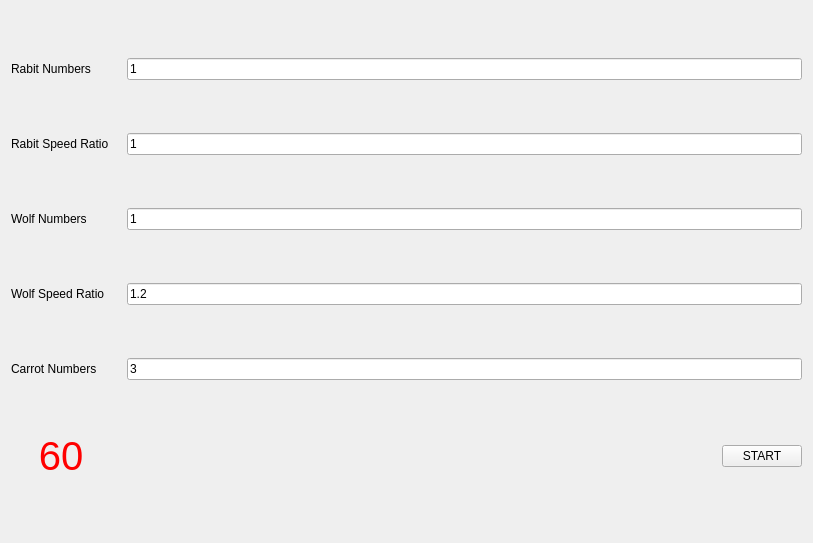
<?xml version="1.0" encoding="UTF-8"?>
<ui version="4.0">
 <class>MainWindow</class>
 <widget class="QWidget" name="MainWindow">
  <property name="geometry">
   <rect>
    <x>0</x>
    <y>0</y>
    <width>813</width>
    <height>543</height>
   </rect>
  </property>
  <property name="windowTitle">
   <string>MainWindow</string>
  </property>
  <layout class="QHBoxLayout" name="horizontalLayout_7">
   <item>
    <layout class="QGridLayout" name="gridLayout">
     <property name="spacing">
      <number>0</number>
     </property>
    </layout>
   </item>
   <item>
    <layout class="QVBoxLayout" name="verticalLayout">
     <item>
      <layout class="QHBoxLayout" name="horizontalLayout">
       <item>
        <widget class="QLabel" name="rabitNumLbl">
         <property name="minimumSize">
          <size>
           <width>110</width>
           <height>0</height>
          </size>
         </property>
         <property name="midLineWidth">
          <number>0</number>
         </property>
         <property name="text">
          <string>Rabit Numbers</string>
         </property>
        </widget>
       </item>
       <item>
        <widget class="QLineEdit" name="rabitNumEdit">
         <property name="text">
          <string>1</string>
         </property>
        </widget>
       </item>
      </layout>
     </item>
     <item>
      <layout class="QHBoxLayout" name="horizontalLayout_2">
       <item>
        <widget class="QLabel" name="rabitSpeedLbl">
         <property name="minimumSize">
          <size>
           <width>110</width>
           <height>0</height>
          </size>
         </property>
         <property name="text">
          <string>Rabit Speed Ratio</string>
         </property>
        </widget>
       </item>
       <item>
        <widget class="QLineEdit" name="rabitSpeedEdit">
         <property name="text">
          <string>1</string>
         </property>
        </widget>
       </item>
      </layout>
     </item>
     <item>
      <layout class="QHBoxLayout" name="horizontalLayout_3">
       <item>
        <widget class="QLabel" name="wolfNumLbl">
         <property name="minimumSize">
          <size>
           <width>110</width>
           <height>0</height>
          </size>
         </property>
         <property name="text">
          <string>Wolf Numbers</string>
         </property>
        </widget>
       </item>
       <item>
        <widget class="QLineEdit" name="wolfNumEdit">
         <property name="text">
          <string>1</string>
         </property>
        </widget>
       </item>
      </layout>
     </item>
     <item>
      <layout class="QHBoxLayout" name="horizontalLayout_4">
       <item>
        <widget class="QLabel" name="wolfSpeedLbl">
         <property name="minimumSize">
          <size>
           <width>110</width>
           <height>0</height>
          </size>
         </property>
         <property name="text">
          <string>Wolf Speed Ratio</string>
         </property>
        </widget>
       </item>
       <item>
        <widget class="QLineEdit" name="wolfSpeedEdit">
         <property name="text">
          <string>1.2</string>
         </property>
        </widget>
       </item>
      </layout>
     </item>
     <item>
      <layout class="QHBoxLayout" name="horizontalLayout_5">
       <item>
        <widget class="QLabel" name="carrotNumLbl">
         <property name="minimumSize">
          <size>
           <width>110</width>
           <height>0</height>
          </size>
         </property>
         <property name="text">
          <string>Carrot Numbers</string>
         </property>
        </widget>
       </item>
       <item>
        <widget class="QLineEdit" name="carrotNumEdit">
         <property name="text">
          <string>3</string>
         </property>
        </widget>
       </item>
      </layout>
     </item>
     <item>
      <layout class="QHBoxLayout" name="horizontalLayout_6">
       <item>
        <widget class="QLabel" name="gameStatusLbl">
         <property name="minimumSize">
          <size>
           <width>100</width>
           <height>0</height>
          </size>
         </property>
         <property name="styleSheet">
          <string notr="true">QLabel {
font: 40px;
color: red;
}

</string>
         </property>
         <property name="text">
          <string>60</string>
         </property>
         <property name="textFormat">
          <enum>Qt::AutoText</enum>
         </property>
         <property name="alignment">
          <set>Qt::AlignCenter</set>
         </property>
        </widget>
       </item>
       <item>
        <spacer name="horizontalSpacer">
         <property name="orientation">
          <enum>Qt::Horizontal</enum>
         </property>
         <property name="sizeHint" stdset="0">
          <size>
           <width>40</width>
           <height>20</height>
          </size>
         </property>
        </spacer>
       </item>
       <item>
        <widget class="QPushButton" name="startBTn">
         <property name="text">
          <string>START</string>
         </property>
        </widget>
       </item>
      </layout>
     </item>
    </layout>
   </item>
  </layout>
 </widget>
 <layoutdefault spacing="6" margin="11"/>
 <resources/>
 <connections/>
</ui>
